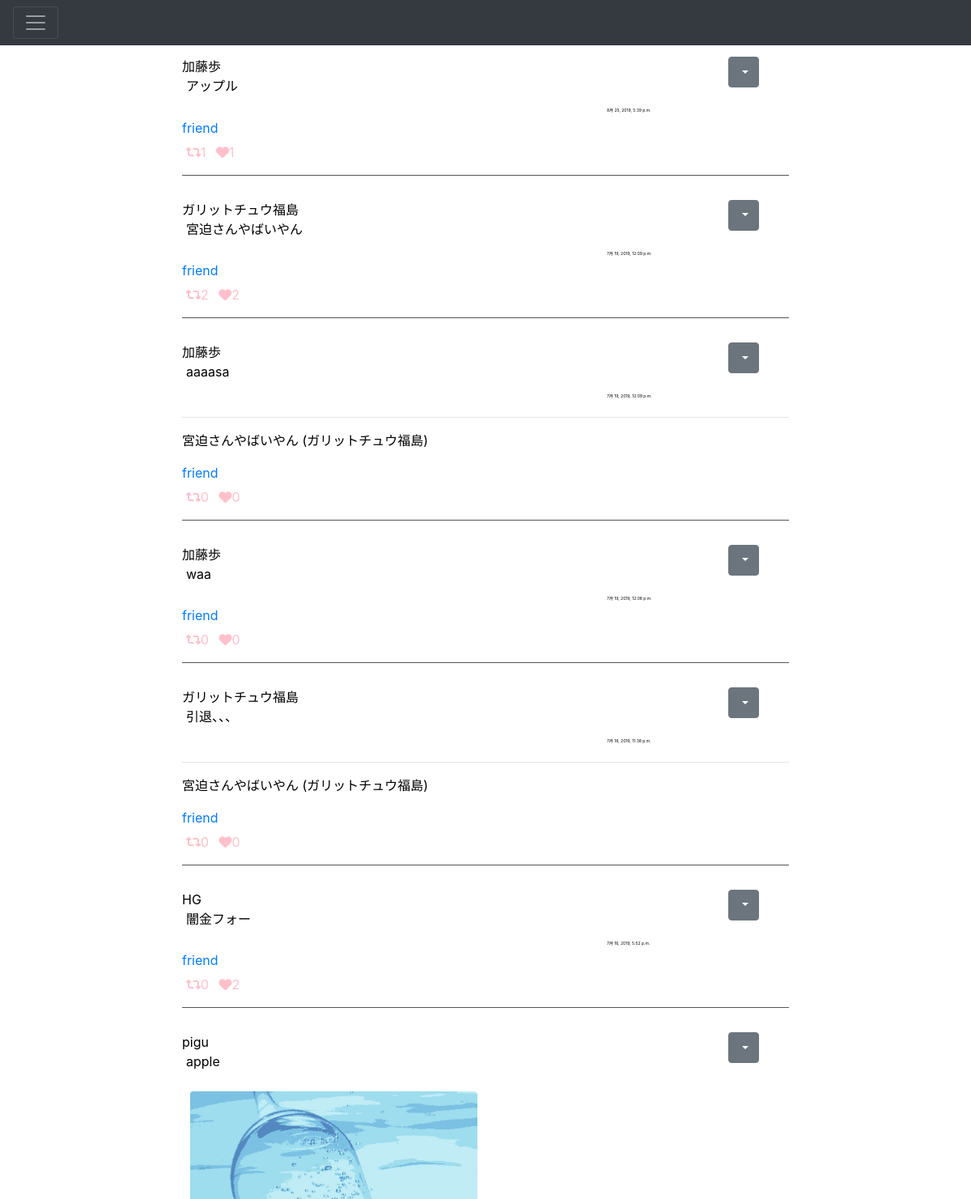
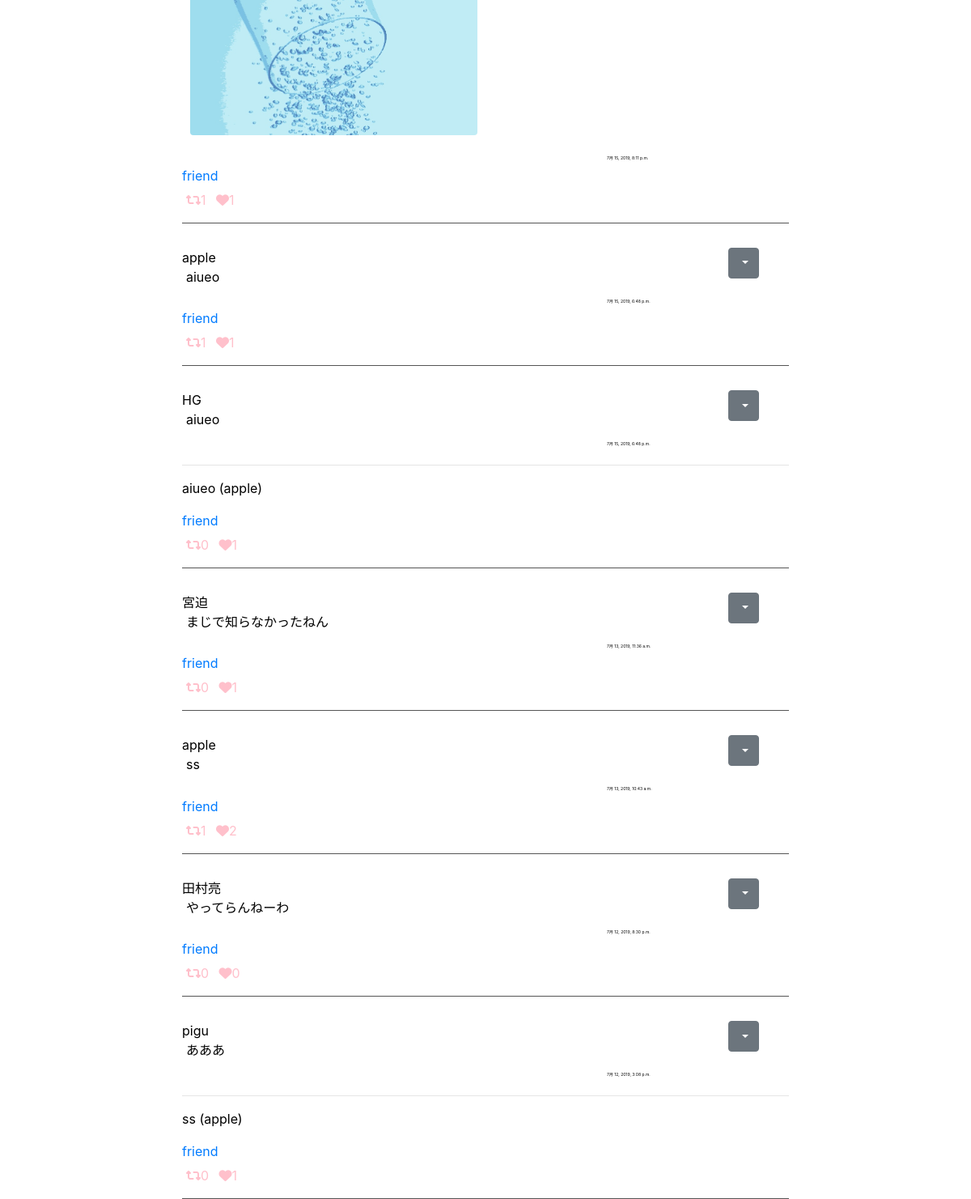
Before: / (upper part) with the older database file (2 pictures, top to bottom).
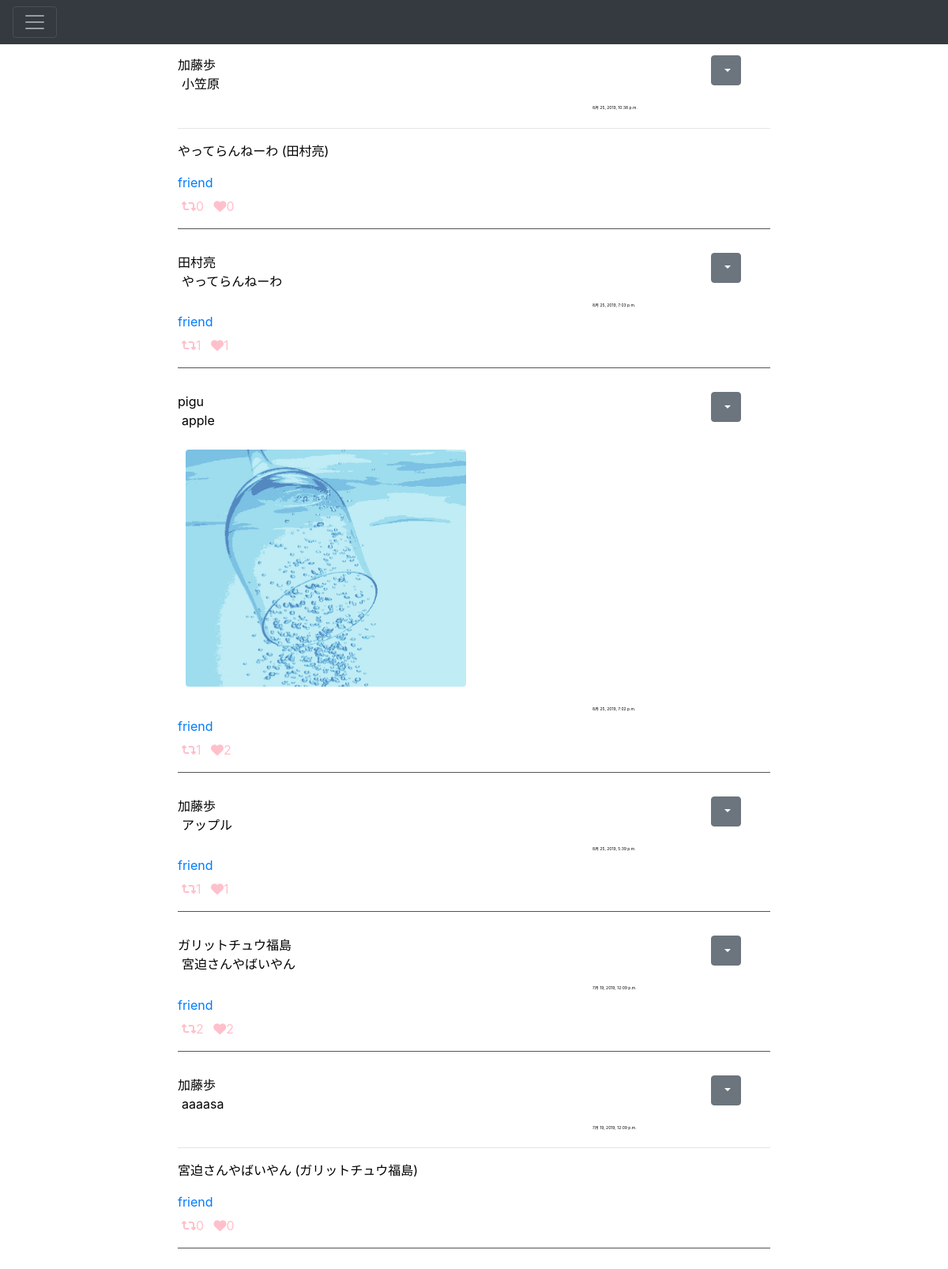
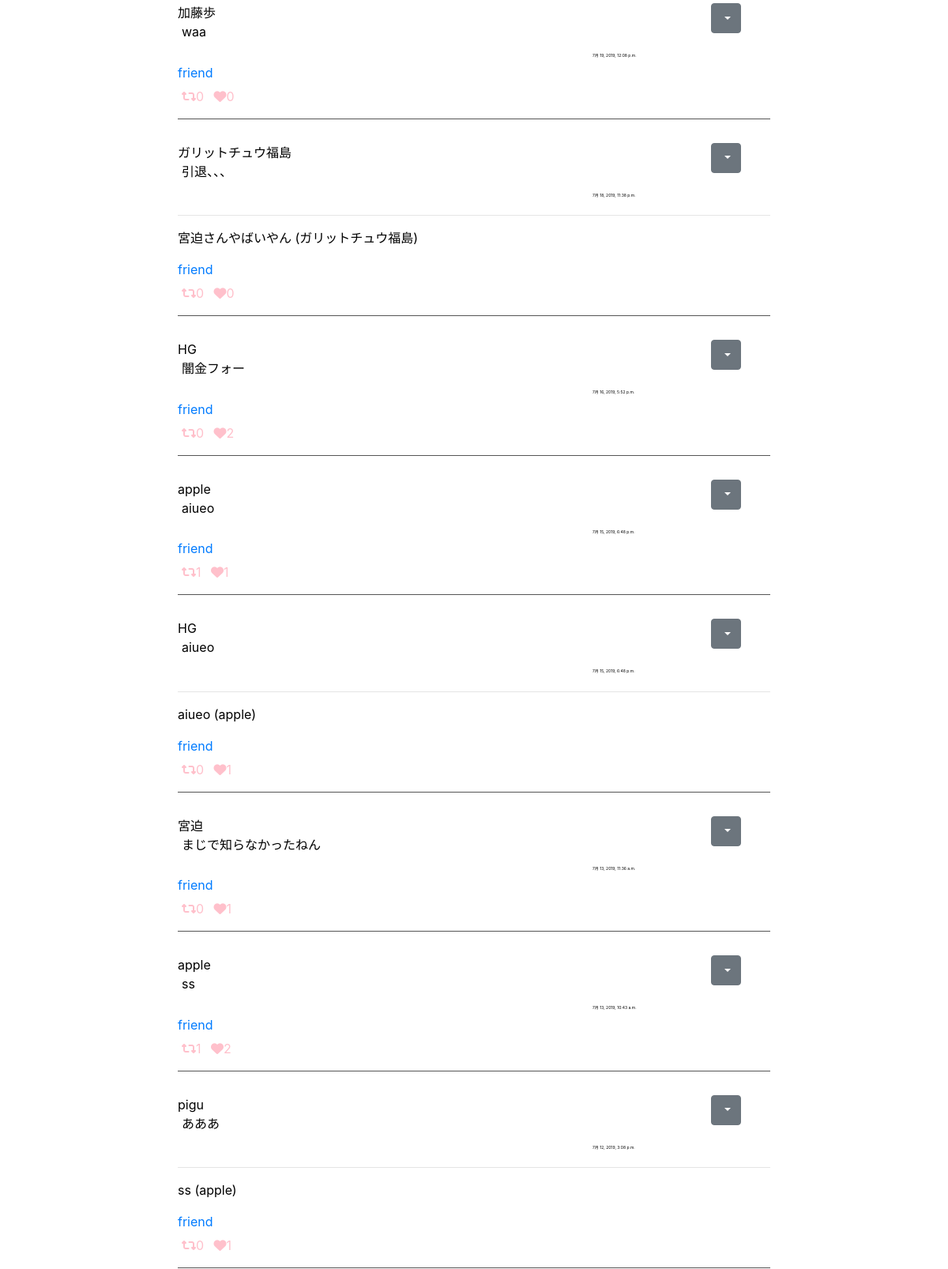
After: the same page with the newer database file (2 pictures, top to bottom).
### app/models.py (models this page shows)
class Photo(models.Model):
    comment = models.TextField(max_length=1000)
    image = models.ImageField(upload_to = 'photos', blank=True, null=True)
    created_at = models.DateTimeField(auto_now=True)
    user = models.ForeignKey(User, on_delete=models.CASCADE)
    created_at = models.DateTimeField(auto_now=True)
    share_id = models.IntegerField(default=-1)
    good_count = models.IntegerField(default=0)
    share_count = models.IntegerField(default=0)
    def __str__(self):
        return str(self.comment) + ' (' + str(self.user) + ')'
    def get_share(self):
        return Photo.objects.get(id=self.share_id)
    class Meta:
        ordering = ('-created_at',)

### app/views.py (the view)
# urls.py: path('', views.index, name='index'),
def index(request):
    photos = Photo.objects.all().order_by('-created_at')
    return render(request, 'app/index.html', {'photos': photos})

### app/templates/app/index.html
{% extends 'app/base.html' %}
{% block content %}
{% include 'app/tweet.html' %}
{% endblock %}

### app/templates/app/tweet.html (shortened to what this page needs)
<div class="photo-container">
    {% for photo in photos %}
      <div class="tweet">
        <div class="clone">
          <div class="dropdown">
            <button class="btn btn-secondary dropdown-toggle" type="button" id="dropdownMenu2" data-toggle="dropdown" aria-haspopup="true" aria-expanded="false">
            </button>
          </div>
        </div>
        <div class="tweet-info">
          <a href="{% url 'app:users_detail' photo.user.id %}">
            <span>{{ photo.user }}</span>
          </a>
        </div>
        <div class='tweet-content'>
          <div class='tweet-content-main'>
            {{ photo.comment }}
          </div>
        </div>
        {% if photo.image %}
        <div class="photo">
          <a href="{% url 'app:photos_detail' photo.id %}">
            <img src="{{ photo.image.url }}" class="photo-img">
          </a>
        </div>
        {% endif %}
        <div class='tweet-date'>
          {{photo.created_at}}
        </div>
        {% if photo.share_id > 0 %}
        <hr class="share_line">
        <p class="share_item_content">{{photo.get_share}}</P>
        {% endif %}
        <p class="message_owner">
          <a href="{% url 'app:share' photo.id %}"><span class="photo_counter"><i class="fas fa-retweet"></i>{{photo.share_count}}</span></a>
          <a href="{% url 'app:good' photo.id %}"><span class="photo_counter">&ensp;<i class="fas fa-heart"></i>{{photo.good_count}}</span></a>
        </p>
        {% if request.user != photo.user %}
        <p class="tweet_detail">
          <a href="{% url 'app:add' %}?name={{photo.user}}">friend</a>
        </p>
        {% endif %}
        </div>
  {% endfor %}
  </div>

Changed rows visible on the page:
added Photo: user "加藤歩", comment "小笠原", created_at "8月 25, 2019, 10:38 p.m.", get_share "やってらんねーわ (田村亮)", share_count "0", good_count "0"
changed Photo "やってらんねーわ": created_at "7月 12, 2019, 8:30 p.m." → "8月 25, 2019, 7:03 p.m."; share_count "0" → "1"; good_count "0" → "1"; moves up the list
changed Photo (number 3 of 14 on the later page): created_at "7月 15, 2019, 8:11 p.m." → "8月 25, 2019, 7:02 p.m."; good_count "1" → "2"; moves up the list
